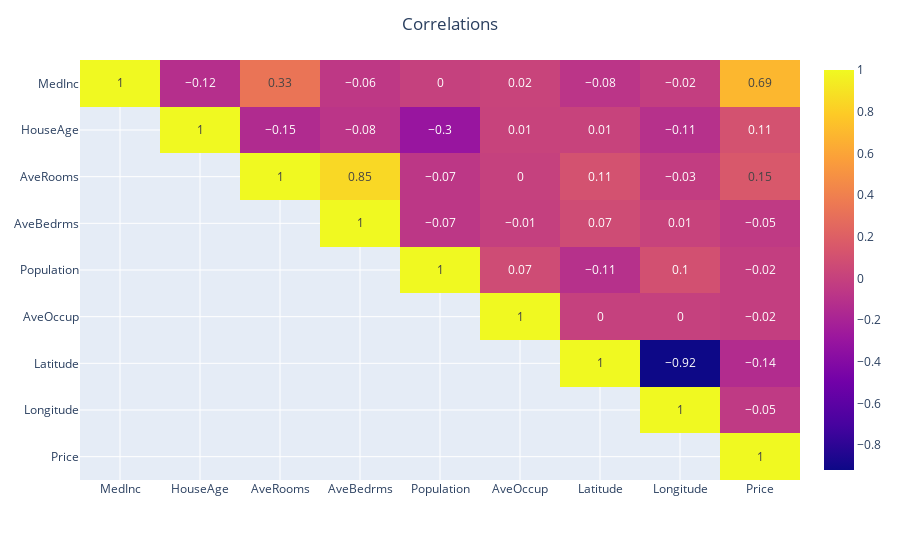

The code cell stored with this chart in its notebook:
### Code cell
# calculate corr
_, df_corr_upper = calculate_correlations_triu(data)
fig_corr = plot_heatmap(df = df_corr_upper)

# show
fig_corr.show()

### Figure 1 — Plotly figure (JSON) as saved in the notebook; plotly's stock layout.template omitted (floating-point values rounded to 4 significant figures)
{"data": [{"coloraxis": "coloraxis", "hovertemplate": "x: %{x}<br>y: %{y}<br>color: %{z}<extra></extra>", "name": "0", "texttemplate": "%{z}", "type": "heatmap", "x": ["MedInc", "HouseAge", "AveRooms", "AveBedrms", "Population", "AveOccup", "Latitude", "Longitude", "Price"], "xaxis": "x", "y": ["MedInc", "HouseAge", "AveRooms", "AveBedrms", "Population", "AveOccup", "Latitude", "Longitude", "Price"], "yaxis": "y", "z": [[1, -0.12, 0.33, -0.06, 0, 0.02, -0.08, -0.02, 0.69], [null, 1, -0.15, -0.08, -0.3, 0.01, 0.01, -0.11, 0.11], [null, null, 1, 0.85, -0.07, 0, 0.11, -0.03, 0.15], [null, null, null, 1, -0.07, -0.01, 0.07, 0.01, -0.05], [null, null, null, null, 1, 0.07, -0.11, 0.1, -0.02], [null, null, null, null, null, 1, 0, 0, -0.02], [null, null, null, null, null, null, 1, -0.92, -0.14], [null, null, null, null, null, null, null, 1, -0.05], [null, null, null, null, null, null, null, null, 1]]}], "layout": {"autosize": true, "coloraxis": {"colorscale": [[0, "#0d0887"], [0.1111, "#46039f"], [0.2222, "#7201a8"], [0.3333, "#9c179e"], [0.4444, "#bd3786"], [0.5556, "#d8576b"], [0.6667, "#ed7953"], [0.7778, "#fb9f3a"], [0.8889, "#fdca26"], [1, "#f0f921"]]}, "margin": {"t": 60}, "title": {"text": "Correlations", "x": 0.5}, "xaxis": {"anchor": "y", "autorange": true, "domain": [0, 1], "range": [-0.5, 8.5], "type": "category"}, "yaxis": {"anchor": "x", "autorange": true, "domain": [0, 1], "range": [8.5, -0.5], "type": "category"}}}
